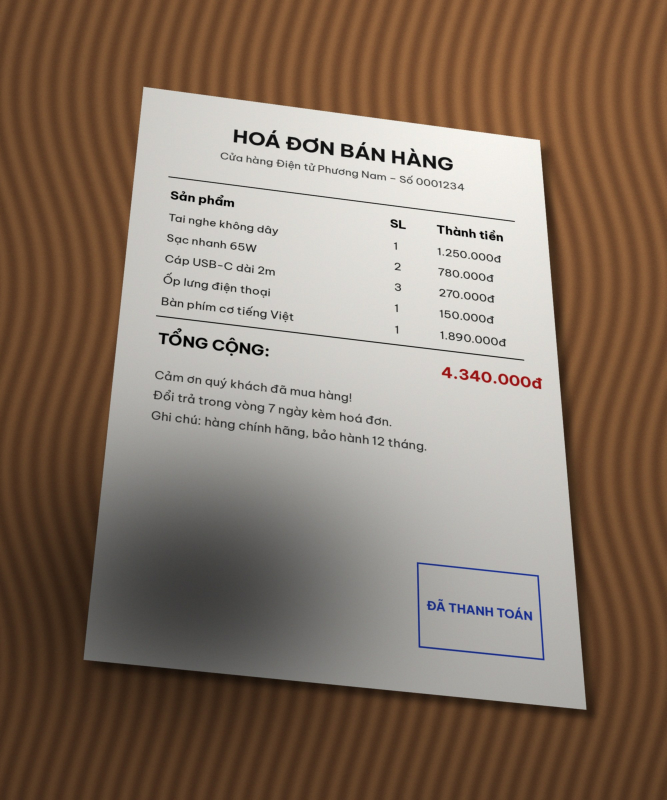
#> input picture examples/hoa_don_chup_nghieng.jpg, 2000 x 2400 px (shown at 1/3 size)
$ python -i scanner.py   (imports and definitions only)
#> lines starting #> are read from the running program, lines starting #| are printed output that depends on the picture; after the words box and inside, x2 and y2 are one past the last pixel; in counts of white or black regions, pixels touching at a corner belong together
"""Lõi xử lý: tìm trang giấy, nắn phẳng phối cảnh, làm sạch bóng đổ."""
from __future__ import annotations

import cv2
import numpy as np

MODES = ("mau", "xam", "trangden")


def _order(pts: np.ndarray) -> np.ndarray:
    """Sắp 4 góc theo thứ tự: trên-trái, trên-phải, dưới-phải, dưới-trái."""
    pts = pts.reshape(4, 2).astype("float32")
    s = pts.sum(axis=1)
    d = np.diff(pts, axis=1).ravel()
    return np.array([pts[s.argmin()], pts[d.argmin()], pts[s.argmax()], pts[d.argmax()]], dtype="float32")


def find_page(img: np.ndarray) -> np.ndarray | None:
    """Trả về 4 góc của tờ giấy (toạ độ ảnh gốc) hoặc None nếu không tìm thấy."""
    h, w = img.shape[:2]
    scale = 800.0 / max(h, w)
    small = cv2.resize(img, (int(w * scale), int(h * scale)), interpolation=cv2.INTER_AREA)
    area_total = small.shape[0] * small.shape[1]

    gray = cv2.cvtColor(small, cv2.COLOR_BGR2GRAY)
    gray = cv2.GaussianBlur(gray, (5, 5), 0)
    # Đóng hình thái để xoá chữ bên trong trang, chỉ giữ khối giấy
    kernel = cv2.getStructuringElement(cv2.MORPH_RECT, (15, 15))
    closed = cv2.morphologyEx(gray, cv2.MORPH_CLOSE, kernel, iterations=2)

    candidates = []
    edges = cv2.dilate(cv2.Canny(closed, 30, 120), np.ones((3, 3), np.uint8))
    candidates.append(edges)
    _, otsu = cv2.threshold(closed, 0, 255, cv2.THRESH_BINARY + cv2.THRESH_OTSU)
    candidates.append(otsu)

    best, best_area = None, 0.0
    for binimg in candidates:
        cnts, _ = cv2.findContours(binimg, cv2.RETR_EXTERNAL, cv2.CHAIN_APPROX_SIMPLE)
        for c in sorted(cnts, key=cv2.contourArea, reverse=True)[:5]:
            peri = cv2.arcLength(c, True)
            for eps in (0.02, 0.03, 0.05):
                approx = cv2.approxPolyDP(c, eps * peri, True)
                if len(approx) == 4 and cv2.isContourConvex(approx):
                    a = cv2.contourArea(approx)
                    if a > 0.15 * area_total and a > best_area:
                        best, best_area = approx, a
                    break
    if best is None:
        return None
    return _order(best / scale)


def warp_page(img: np.ndarray, corners: np.ndarray) -> np.ndarray:
    """Nắn phẳng phối cảnh theo 4 góc."""
    tl, tr, br, bl = corners
    width = int(max(np.linalg.norm(br - bl), np.linalg.norm(tr - tl)))
    height = int(max(np.linalg.norm(tr - br), np.linalg.norm(tl - bl)))
    dst = np.array([[0, 0], [width - 1, 0], [width - 1, height - 1], [0, height - 1]], dtype="float32")
    m = cv2.getPerspectiveTransform(corners.astype("float32"), dst)
    return cv2.warpPerspective(img, m, (width, height), flags=cv2.INTER_CUBIC)


def _flatten_light(channel: np.ndarray) -> np.ndarray:
    """Chia cho nền ước lượng để xoá bóng đổ / ánh sáng không đều."""
    k = max(31, (min(channel.shape[:2]) // 12) | 1)
    bg = cv2.morphologyEx(channel, cv2.MORPH_CLOSE, cv2.getStructuringElement(cv2.MORPH_ELLIPSE, (k, k)))
    bg = cv2.medianBlur(bg, 21)
    out = cv2.divide(channel, bg, scale=255)
    return out


def enhance(page: np.ndarray, mode: str = "mau") -> np.ndarray:
    """Làm sạch trang: 'mau' (giữ màu), 'xam' (thang xám), 'trangden' (đen trắng sắc nét)."""
    if mode not in MODES:
        raise ValueError(f"mode phải là một trong {MODES}")
    if mode == "mau":
        chans = [_flatten_light(c) for c in cv2.split(page)]
        out = cv2.merge(chans)
        # tăng tương phản nhẹ
        return cv2.convertScaleAbs(out, alpha=1.15, beta=-25)
    gray = cv2.cvtColor(page, cv2.COLOR_BGR2GRAY)
    flat = _flatten_light(gray)
    if mode == "xam":
        out = cv2.normalize(flat, None, 0, 255, cv2.NORM_MINMAX)
    else:
        out = cv2.adaptiveThreshold(flat, 255, cv2.ADAPTIVE_THRESH_GAUSSIAN_C, cv2.THRESH_BINARY, 25, 12)
        out = cv2.medianBlur(out, 3)
    return cv2.cvtColor(out, cv2.COLOR_GRAY2BGR)


def scan(img: np.ndarray, mode: str = "mau") -> tuple[np.ndarray, np.ndarray | None]:
    """Toàn bộ quy trình. Trả về (ảnh scan, 4 góc tìm được hoặc None)."""
    corners = find_page(img)
    page = warp_page(img, corners) if corners is not None else img.copy()
    return enhance(page, mode), corners

>>> import cv2
>>> picture = cv2.imread('../examples/hoa_don_chup_nghieng.jpg')
#> picture is the input picture: shape (2400, 2000, 3); mean B, G, R 103.5, 118.5, 136.3
>>> result = scan(picture)
#> in find_page, `gray = cv2.cvtColor(small, cv2.COLOR_BGR2GRAY)`:
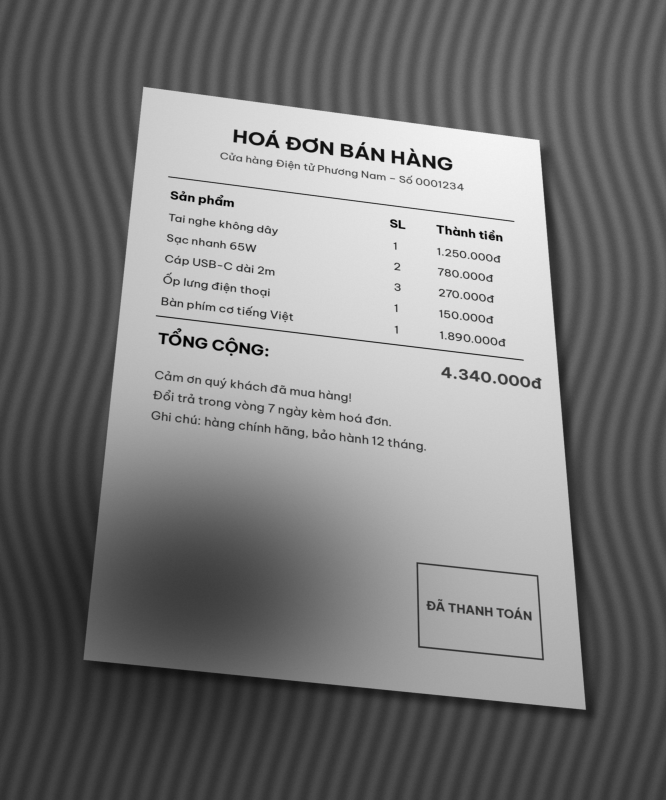
#> gray: shape (800, 666); min 1, max 245, mean 122.1
#> in find_page, `closed = cv2.morphologyEx(gray, cv2.MORPH_CLOSE, kernel, iterations=2)`:
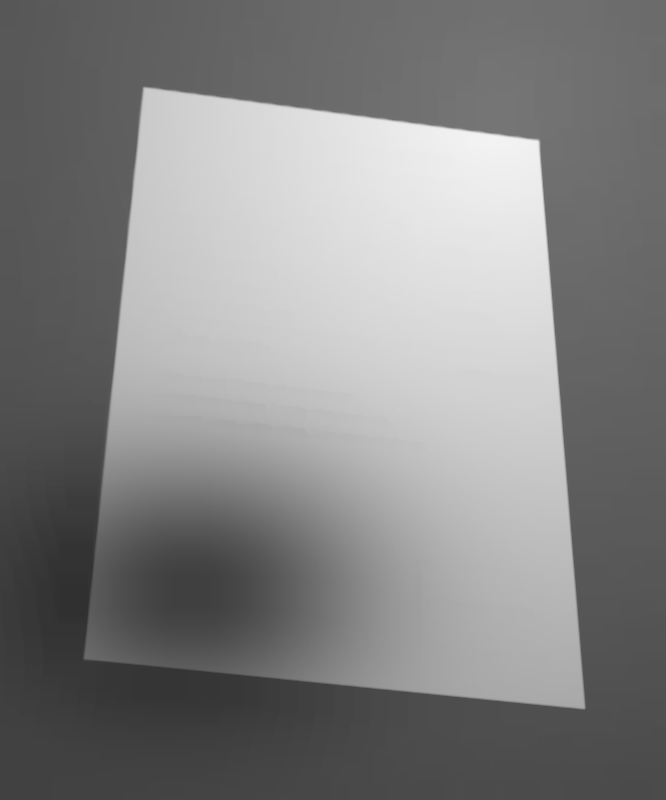
#> closed: shape (800, 666); min 48, max 243, mean 130.8
#> in find_page, `edges = cv2.dilate(cv2.Canny(closed, 30, 120), np.ones((3, 3), np.uint..`:
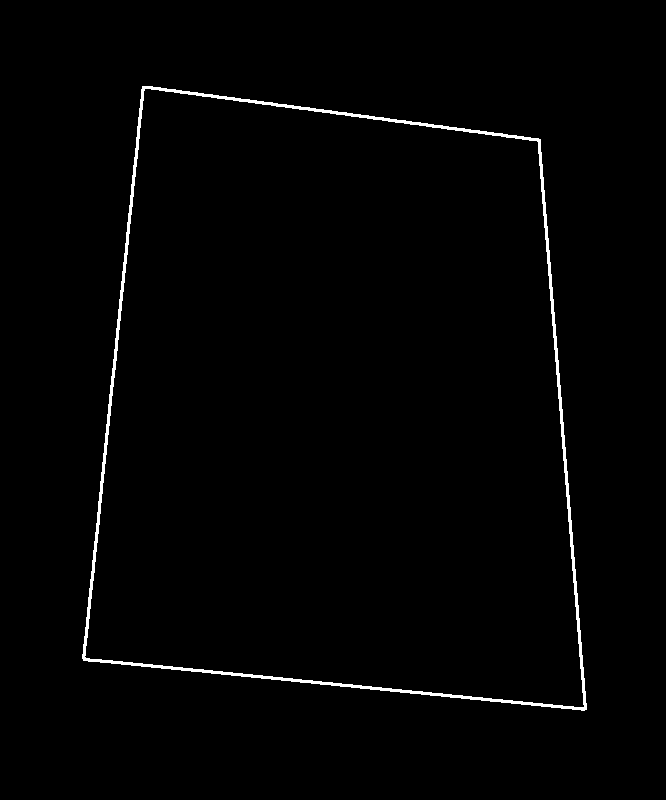
#> edges: shape (800, 666); 1.2% white; 1 white region, box (x1, y1, x2, y2) and area: (82, 86, 587, 711) 6533
#> in find_page, `_, otsu = cv2.threshold(closed, 0, 255, cv2.THRESH_BINARY + cv2.THRESH..`:
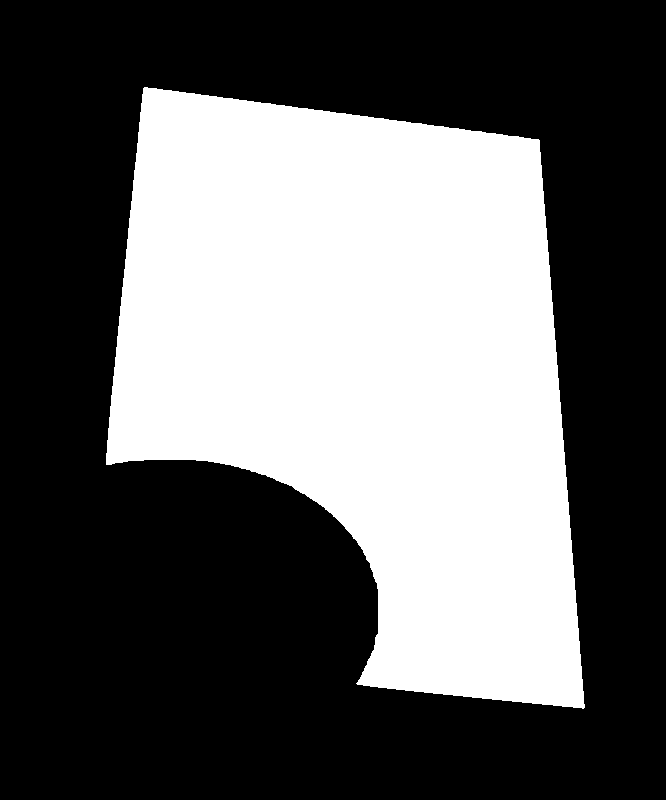
#> otsu: shape (800, 666); 38% white; 1 white region, box (x1, y1, x2, y2) and area: (106, 87, 585, 709) 202664
#> the loop in find_page, `for binimg in candidates:` made 2 passes
#> after the loop in find_page, `for binimg in candidates:`: best = [[142, 86], [83, 660], [586, 709], [540, 139]]; best_area = 258017.5
#> in _order, `pts = pts.reshape(4, 2).astype("float32")`: pts = [[426, 258], [249, 1980], [1758, 2127], [1620, 417]]
#> in _order, `s = pts.sum(axis=1)`: s = [684, 2229, 3885, 2037]
#> in _order, `d = np.diff(pts, axis=1).ravel()`: d = [-168, 1731, 369, -1203]
#> in scan, `corners = find_page(img)`: corners = [[426, 258], [1620, 417], [1758, 2127], [249, 1980]]
#> in warp_page, `tl, tr, br, bl = corners`: tl = [426, 258]; tr = [1620, 417]; br = [1758, 2127]; bl = [249, 1980]
#> in warp_page, `width = int(max(np.linalg.norm(br - bl), np.linalg.norm(tr - tl)))`: width = 1516
#> in warp_page, `height = int(max(np.linalg.norm(tr - br), np.linalg.norm(tl - bl)))`: height = 1731
#> in warp_page, `dst = np.array([[0, 0], [width - 1, 0], [width - 1, height - 1], [0, h..`: dst = [[0, 0], [1515, 0], [1515, 1730], [0, 1730]]
#> in warp_page, `m = cv2.getPerspectiveTransform(corners.astype("float32"), dst)`: m = [[1.25, 0.128, -564.8], [-0.171, 1.28, -258.4], [-4.16e-05, 0.000155, 1]]
#> in _flatten_light, `bg = cv2.morphologyEx(channel, cv2.MORPH_CLOSE, cv2.getStructuringElem..`:
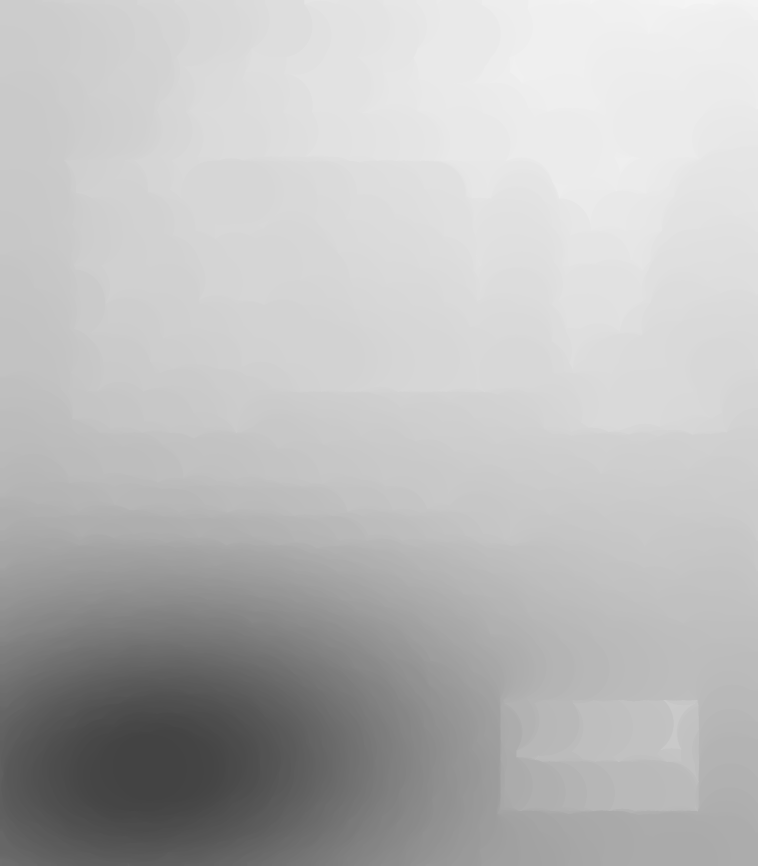
#> bg: shape (1731, 1516) (shown at 1/2 size); min 67, max 245, mean 186.4
#> in _flatten_light, `out = cv2.divide(channel, bg, scale=255)`:
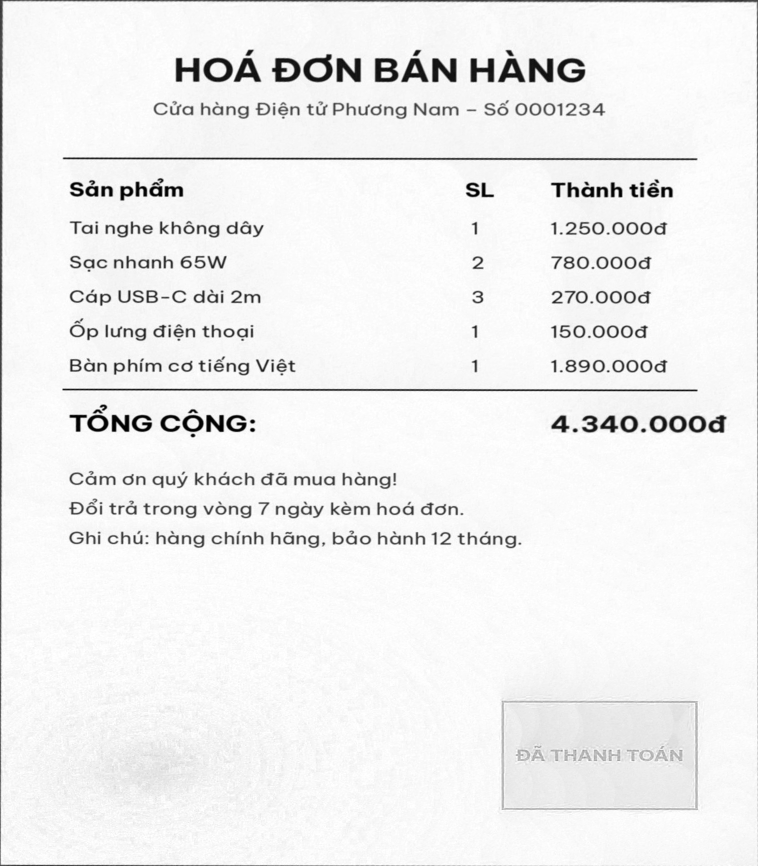
#> out: shape (1731, 1516) (shown at 1/2 size); min 0, max 255, mean 239.8
#> in enhance, `chans = [_flatten_light(c) for c in cv2.split(page)]`: chans = 3 items
#> in enhance, `return cv2.convertScaleAbs(out, alpha=1.15, beta=-25)`:
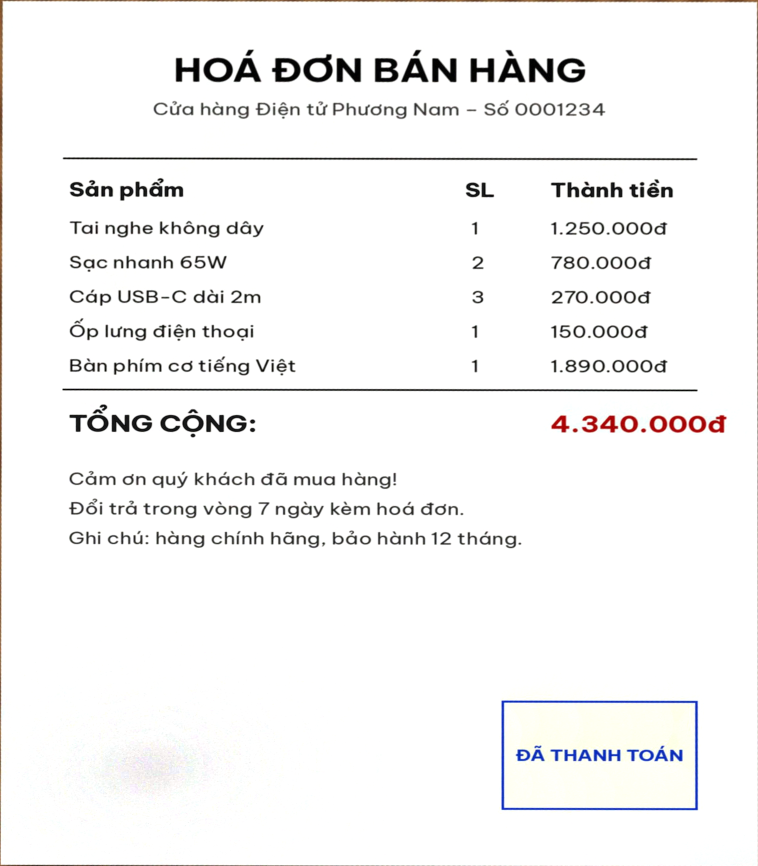
#> returned value: shape (1731, 1516, 3) (shown at 1/2 size); mean of channels 0, 1, 2 245, 245.2, 245.5; drawn as B, G, R
